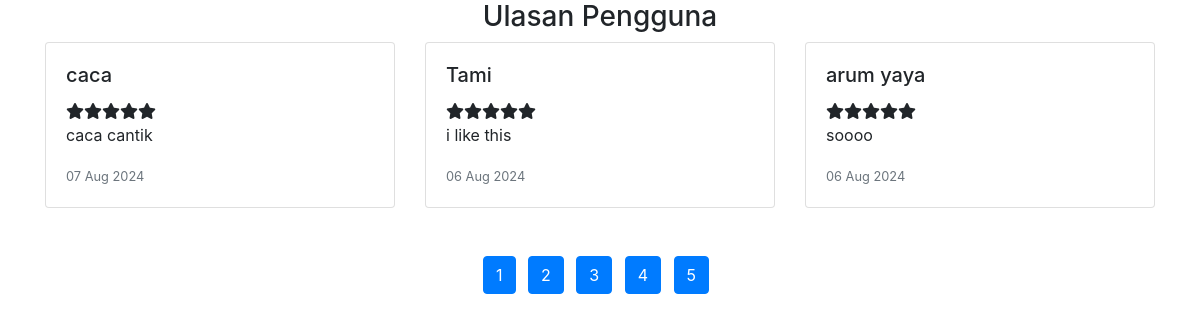
/get_reviews.php, run on the app's committed database.
### tables this page shows
CREATE TABLE `review` (
  `id` int(11) NOT NULL,
  `nama` varchar(255) NOT NULL,
  `email` varchar(255) NOT NULL,
  `rating` tinyint(4) NOT NULL,
  `message` text NOT NULL,
  `created_at` timestamp NOT NULL DEFAULT current_timestamp() ON UPDATE current_timestamp()
);

### get_reviews.php (the view, shortened to what this page needs)
<?php
$servername = "localhost";
$username = "root";
$password = "";
$dbname = "lodge_db";
$conn = new mysqli($servername, $username, $password, $dbname);
$reviews_per_page = 3;
$sql = "SELECT nama, rating, message, created_at FROM review ORDER BY created_at DESC";
$result = $conn->query($sql);
$total_reviews = $result->num_rows;
$total_pages = ceil($total_reviews / $reviews_per_page);
?>
<!DOCTYPE html>
<html lang="id">
<head>
    <link rel="stylesheet" href="https://stackpath.bootstrapcdn.com/bootstrap/4.5.2/css/bootstrap.min.css">
</head>
<body>
<div class="container">
            <h3 class="text-center">Ulasan Pengguna</h3>
    <div class="row" id="reviewContainer">
        <?php
        if ($total_reviews > 0) {
            $review_count = 0;
            while ($row = $result->fetch_assoc()) {
                $review_count++;
                $page_number = ceil($review_count / $reviews_per_page);
                ?>
                <div class="col-md-4 mb-4 review-item" data-page="<?php echo $page_number; ?>">
                    <div class="card">
                        <div class="card-body">
                            <h5 class="card-title"><?php echo htmlspecialchars($row['nama']); ?></h5>
                            <div class="review-rating">
                                <?php
                                for ($i = 1; $i <= 5; $i++) {
                                    if ($i <= $row['rating']) {
                                        echo '<i class="fa fa-star"></i>';
                                    } else {
                                        echo '<i class="fa fa-star-o"></i>';
                                    }
                                }
                                ?>
                            </div>
                            <p class="card-text"><?php echo htmlspecialchars($row['message']); ?></p>
                            <small class="text-muted"><?php echo date('d M Y', strtotime($row['created_at'])); ?></small>
                        </div>
                    </div>
                </div>
                <?php
            }
        } else {
            echo '<p class="col-12">Belum ada ulasan.</p>';
        }
        ?>
    </div>
    <div class="row mt-4">
        <div class="col-12 text-center">
            <?php for ($i = 1; $i <= $total_pages; $i++): ?>
                <button class="btn btn-primary mr-2" onclick="changePage(<?php echo $i; ?>)"><?php echo $i; ?></button>
            <?php endfor; ?>
        </div>
    </div>
    </div>
</body>
</html>

### data on the page
review: nama "caca", rating 5 (drawn), message "caca cantik", created_at "07 Aug 2024"
review: nama "Tami", rating 5 (drawn), message "i like this", created_at "06 Aug 2024"
review: nama "arum yaya", rating 5 (drawn), message "soooo", created_at "06 Aug 2024"
